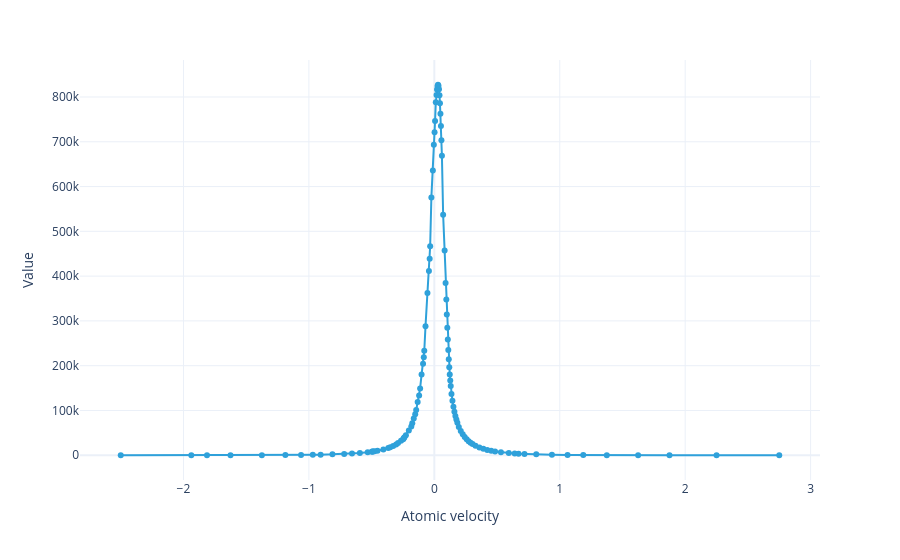

The code cell stored with this chart in its notebook:
### Markdown cell above
Plot the velocity distribution of flux. Each point marks the center of a velocity group:

### Code cell
#|notest
model.flux_distribution(sol).visualize(markers=True)
